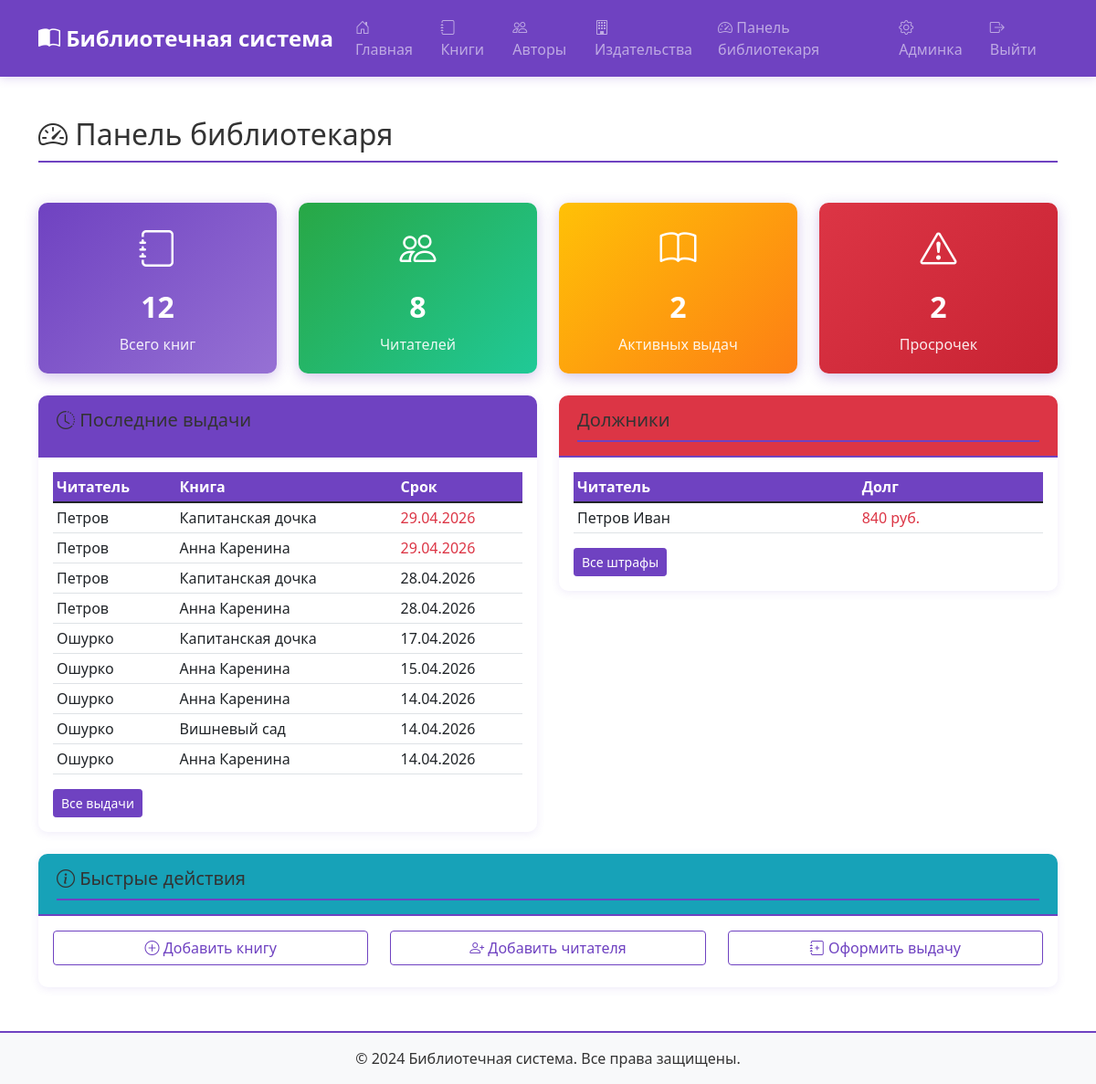
Screenshot of /librarian/dashboard/ (signed in) with the database file from the repository.
### books/models.py (models this page shows, shortened)
class Loan(models.Model):
    book_copy = models.ForeignKey(BookCopy, verbose_name='Экземпляр книги', on_delete=models.CASCADE,
                                  related_name='loans')
    user = models.ForeignKey(CustomUser, verbose_name='Читатель', on_delete=models.CASCADE, related_name='loans')
    issued_by = models.ForeignKey(CustomUser, verbose_name='Выдал', on_delete=models.SET_NULL, null=True,
                                  related_name='issued_loans')
    issue_date = models.DateTimeField('Дата выдачи', auto_now_add=True)
    due_date = models.DateField('Срок возврата')
    return_date = models.DateField('Дата возврата', null=True, blank=True)
    is_returned = models.BooleanField('Возвращена', default=False)
    notes = models.TextField('Примечания', blank=True)
    class Meta:
        verbose_name = 'Выдача'
        verbose_name_plural = 'Выдачи'
        ordering = ['-issue_date']
    def is_overdue(self):
        if not self.is_returned and date.today() > self.due_date:
            return True
        return False

class CustomUser(AbstractUser):
    ROLE_CHOICES = [
        ('adult', 'Взрослый читатель'),
        ('schoolchild', 'Школьник'),
    ]
    role = models.CharField('Роль', max_length=20, choices=ROLE_CHOICES, default='adult')
    phone = models.CharField('Телефон', max_length=20, blank=True)
    address = models.TextField('Адрес', blank=True)
    birth_date = models.DateField('Дата рождения', null=True, blank=True)
    library_card_number = models.CharField('Номер читательского билета', max_length=20, unique=True, null=True,
                                           blank=True)
    class Meta:
        verbose_name = 'Читатель'
        verbose_name_plural = 'Читатели'

class BookCopy(models.Model):
    STATUS_CHOICES = [
        ('available', 'Доступен'),
        ('borrowed', 'Выдан'),
        ('reserved', 'Зарезервирован'),
        ('repair', 'На ремонте'),
        ('lost', 'Утерян'),
    ]
    book = models.ForeignKey(Book, verbose_name='Книга', on_delete=models.CASCADE, related_name='copies')
    inventory_number = models.CharField('Инвентарный номер', max_length=50, unique=True)
    status = models.CharField('Статус', max_length=20, choices=STATUS_CHOICES, default='available')
    purchase_date = models.DateField('Дата поступления', null=True, blank=True)
    price = models.DecimalField('Цена', max_digits=10, decimal_places=2, null=True, blank=True)
    location = models.CharField('Место хранения', max_length=100, blank=True)
    class Meta:
        verbose_name = 'Экземпляр книги'
        verbose_name_plural = 'Экземпляры книг'

class Book(models.Model):
    STATUS_CHOICES = [
        ('available', 'Доступна'),
        ('borrowed', 'Выдана'),
        ('reserved', 'Зарезервирована'),
        ('repair', 'На ремонте'),
        ('lost', 'Утеряна'),
    ]
    title = models.CharField('Название', max_length=200)
    authors = models.ManyToManyField(Author, verbose_name='Авторы', related_name='books')
    publisher = models.ForeignKey(Publisher, verbose_name='Издательство', on_delete=models.SET_NULL, null=True,
                                  blank=True, related_name='books')
    genre = models.ForeignKey(Genre, verbose_name='Жанр', on_delete=models.SET_NULL, null=True, blank=True,
                              related_name='books')
    age_category = models.ForeignKey(AgeCategory, verbose_name='Возрастная категория', on_delete=models.SET_NULL,
                                     null=True, blank=True, related_name='books')
    publication_year = models.IntegerField('Год издания', null=True, blank=True)
    isbn = models.CharField('ISBN', max_length=13, blank=True, null=True)
    pages = models.IntegerField('Количество страниц', null=True, blank=True)
    description = models.TextField('Описание', blank=True)
    cover_image = models.ImageField('Обложка', upload_to='covers/', null=True, blank=True)
    yandex_link = models.URLField('Ссылка на Яндекс.Диск', blank=True, null=True)
    quantity_total = models.IntegerField('Общее количество', default=1)
    quantity_available = models.IntegerField('Доступно', default=1)
    status = models.CharField('Статус', max_length=20, choices=STATUS_CHOICES, default='available')
    created_at = models.DateTimeField('Дата добавления', auto_now_add=True)
    updated_at = models.DateTimeField('Дата обновления', auto_now=True)
    avg_rating = models.FloatField('Средний рейтинг', default=0)
    reviews_count = models.IntegerField('Количество отзывов', default=0)
    class Meta:
        verbose_name = 'Книга'
        verbose_name_plural = 'Книги'
        ordering = ['title']

### books/views.py (the view)
# urls.py: path('librarian/dashboard/', views.admin_dashboard, name='admin_dashboard'),
@login_required
def admin_dashboard(request):
    if not request.user.is_staff:
        messages.error(request, 'Доступ запрещен')
        return redirect('books:index')
    total_books = Book.objects.count()
    total_users = CustomUser.objects.count()
    active_loans = Loan.objects.filter(is_returned=False).count()
    overdue_loans = Loan.objects.filter(is_returned=False, due_date__lt=date.today()).count()
    total_fines_unpaid = Fine.objects.filter(status='unpaid').aggregate(total=Sum('amount'))['total'] or 0
    recent_loans = Loan.objects.all().select_related('user', 'book_copy__book').order_by('-issue_date')[:10]
    all_users = CustomUser.objects.filter(is_staff=False)
    users_with_debt = []
    for user in all_users:
        unpaid = Fine.objects.filter(user=user, status='unpaid').aggregate(total=Sum('amount'))['total'] or 0
        active = Loan.objects.filter(user=user, is_returned=False).count()
        users_with_debt.append({
            'user': user,
            'debt': unpaid,
            'active_loans': active
        })
    context = {
        'total_books': total_books,
        'total_users': total_users,
        'active_loans': active_loans,
        'overdue_loans': overdue_loans,
        'total_fines_unpaid': total_fines_unpaid,
        'recent_loans': recent_loans,
        'users_with_debt': users_with_debt,
    }
    return render(request, 'books/admin_dashboard.html', context)

### books/templates/books/admin_dashboard.html (shortened to what this page needs)
{% extends 'base.html' %}
{% block content %}
<div class="row mb-4">
    <div class="col-12">
        <h1><i class="bi bi-speedometer2"></i> Панель библиотекаря</h1>
    </div>
</div>
<div class="row mb-4">
    <div class="col-md-3">
        <div class="stat-card" style="background: linear-gradient(135deg, #6f42c1, #9671d4);">
            <div class="stat-icon"><i class="bi bi-journal"></i></div>
            <div class="stat-number">{{ total_books }}</div>
            <div class="stat-label">Всего книг</div>
        </div>
    </div>
    <div class="col-md-3">
        <div class="stat-card" style="background: linear-gradient(135deg, #28a745, #20c997);">
            <div class="stat-icon"><i class="bi bi-people"></i></div>
            <div class="stat-number">{{ total_users }}</div>
            <div class="stat-label">Читателей</div>
        </div>
    </div>
    <div class="col-md-3">
        <div class="stat-card" style="background: linear-gradient(135deg, #ffc107, #fd7e14);">
            <div class="stat-icon"><i class="bi bi-book"></i></div>
            <div class="stat-number">{{ active_loans }}</div>
            <div class="stat-label">Активных выдач</div>
        </div>
    </div>
    <div class="col-md-3">
        <div class="stat-card" style="background: linear-gradient(135deg, #dc3545, #c82333);">
            <div class="stat-icon"><i class="bi bi-exclamation-triangle"></i></div>
            <div class="stat-number">{{ overdue_loans }}</div>
            <div class="stat-label">Просрочек</div>
        </div>
    </div>
</div>
<div class="row mb-4">
    <div class="col-md-6">
        <div class="card">
            <div class="card-header" style="background-color: #6f42c1; color: white;">
                <h5 class="mb-0"><i class="bi bi-clock-history"></i> Последние выдачи</h5>
            </div>
            <div class="card-body">
                <div class="table-responsive">
                    <table class="table table-sm">
                        <thead>
                            <tr>
                                <th>Читатель</th>
                                <th>Книга</th>
                                <th>Срок</th>
                            </tr>
                        </thead>
                        <tbody>
                            {% for loan in recent_loans %}
                            <tr>
                                <td>{{ loan.user.last_name }}</td>
                                <td>{{ loan.book_copy.book.title|truncatechars:25 }}</td>
                                <td class="{% if loan.is_overdue %}text-danger{% endif %}">{{ loan.due_date|date:"d.m.Y" }}</td>
                            </tr>
                            {% empty %}
                            <tr><td colspan="3">Нет выдач</td></tr>
                            {% endfor %}
                        </tbody>
                    </table>
                </div>
                <a href="{% url 'books:admin_all_loans' %}" class="btn btn-sm btn-purple">Все выдачи</a>
            </div>
        </div>
    </div>
    <div class="col-md-6">
        <div class="card">
            <div class="card-header" style="background-color: #dc3545; color: white;">
                <h5 class="mb-0"> Должники</h5>
            </div>
            <div class="card-body">
                <div class="table-responsive">
                    <table class="table table-sm">
                        <thead>
                            <tr>
                                <th>Читатель</th>
                                <th>Долг</th>
                            </tr>
                        </thead>
                        <tbody>
                            {% for item in users_with_debt %}
                                {% if item.debt > 0 %}
                                <tr>
                                    <td>{{ item.user.last_name }} {{ item.user.first_name }}</td>
                                    <td class="text-danger">{{ item.debt }} руб.</td>
                                </tr>
                                {% endif %}
                            {% empty %}
                            <tr><td colspan="2">Нет должников</td></tr>
                            {% endfor %}
                        </tbody>
                    </table>
                </div>
                <a href="{% url 'books:admin_all_fines' %}" class="btn btn-sm btn-purple">Все штрафы</a>
            </div>
        </div>
    </div>
</div>
<div class="row">
    <div class="col-12">
        <div class="card">
            <div class="card-header" style="background-color: #17a2b8; color: white;">
                <h5 class="mb-0"><i class="bi bi-info-circle"></i> Быстрые действия</h5>
            </div>
            <div class="card-body">
                <div class="row">
                    <div class="col-md-4 mb-2">
                        <a href="/admin/books/book/" class="btn btn-outline-purple w-100">
                            <i class="bi bi-plus-circle"></i> Добавить книгу
                        </a>
                    </div>
                    <div class="col-md-4 mb-2">
                        <a href="/admin/books/customuser/" class="btn btn-outline-purple w-100">
                            <i class="bi bi-person-plus"></i> Добавить читателя
                        </a>
                    </div>
                    <div class="col-md-4 mb-2">
                        <a href="/admin/books/loan/" class="btn btn-outline-purple w-100">
                            <i class="bi bi-journal-plus"></i> Оформить выдачу
                        </a>
                    </div>
                </div>
            </div>
        </div>
    </div>
</div>
{% endblock %}

### static/css/style.css (style rules this page uses)
body { background-color: #ffffff; font-family: 'Segoe UI', Tahoma, Geneva, Verdana, sans-serif; color: #333; min-height: 100vh; display: flex; flex-direction: column; }
.btn-purple { background-color: #6f42c1; border-color: #6f42c1; color: white; transition: all 0.3s ease; }
.btn-outline-purple { color: #6f42c1; border-color: #6f42c1; transition: all 0.3s ease; }
.card { border: none; border-radius: 10px; box-shadow: 0 2px 10px rgba(111, 66, 193, 0.1); transition: transform 0.3s, box-shadow 0.3s; background-color: #ffffff; overflow: hidden; }
.card-header { background-color: #f8f9fa; border-bottom: 2px solid #6f42c1; font-weight: bold; padding: 15px 20px; }
.stat-card { background: linear-gradient(135deg, #6f42c1, #9671d4); color: white; border-radius: 10px; padding: 20px; text-align: center; box-shadow: 0 4px 15px rgba(111, 66, 193, 0.3); transition: transform 0.3s, box-shadow 0.3s; }
.stat-card .stat-icon { font-size: 2.5rem; margin-bottom: 10px; }
.stat-card .stat-number { font-size: 2rem; font-weight: bold; margin-bottom: 5px; }
.stat-card .stat-label { font-size: 1rem; opacity: 0.9; }
a { color: #6f42c1; text-decoration: none; transition: color 0.3s; }
h1, h2, h3, h4, h5, h6 { color: #333; border-bottom: 2px solid #6f42c1; padding-bottom: 10px; margin-bottom: 20px; }
h1 { font-size: 2rem; }
.table thead th { background-color: #6f42c1; color: white; border-color: #5a32a3; font-weight: 600; }
.card, .stat-card { animation: fadeIn 0.5s ease-out; }

### rows the page displays
Loan: user.last_name "Петров", book_copy.book "Капитанская дочка", due_date "29.04.2026"
Loan: user.last_name "Петров", book_copy.book "Анна Каренина", due_date "29.04.2026"
Loan: user.last_name "Петров", book_copy.book "Капитанская дочка", due_date "28.04.2026"
Loan: user.last_name "Петров", book_copy.book "Анна Каренина", due_date "28.04.2026"
Loan: user.last_name "Ошурко", book_copy.book "Капитанская дочка", due_date "17.04.2026"
Loan: user.last_name "Ошурко", book_copy.book "Анна Каренина", due_date "15.04.2026"
Loan: user.last_name "Ошурко", book_copy.book "Анна Каренина", due_date "14.04.2026"
Loan: user.last_name "Ошурко", book_copy.book "Вишневый сад", due_date "14.04.2026"
Loan: user.last_name "Ошурко", book_copy.book "Анна Каренина", due_date "14.04.2026"
CustomUser: user.last_name "Петров", user.first_name "Иван", debt "840"

### other values shown
{{ total_books }} "12"
{{ total_users }} "8"
{{ active_loans }} "2"
{{ overdue_loans }} "2"
